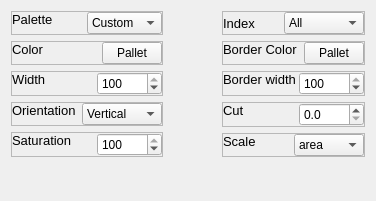
<?xml version="1.0" encoding="UTF-8"?>
<ui version="4.0">
 <class>Form</class>
 <widget class="QWidget" name="Form">
  <property name="geometry">
   <rect>
    <x>0</x>
    <y>0</y>
    <width>376</width>
    <height>201</height>
   </rect>
  </property>
  <property name="windowTitle">
   <string>Form</string>
  </property>
  <layout class="QHBoxLayout" name="horizontalLayout_8">
   <item>
    <widget class="QFrame" name="pg_2_violinplot_plot_settings_1">
     <layout class="QHBoxLayout" name="horizontalLayout_7">
      <property name="leftMargin">
       <number>0</number>
      </property>
      <property name="topMargin">
       <number>0</number>
      </property>
      <property name="rightMargin">
       <number>0</number>
      </property>
      <property name="bottomMargin">
       <number>0</number>
      </property>
      <item>
       <widget class="QFrame" name="pg_2_violinplot_plot_settings_1_left">
        <layout class="QVBoxLayout" name="verticalLayout">
         <property name="leftMargin">
          <number>0</number>
         </property>
         <property name="topMargin">
          <number>0</number>
         </property>
         <property name="rightMargin">
          <number>0</number>
         </property>
         <property name="bottomMargin">
          <number>0</number>
         </property>
         <item>
          <widget class="QFrame" name="pg2_graph_violinplot_pallete_style_frame">
           <property name="frameShape">
            <enum>QFrame::StyledPanel</enum>
           </property>
           <property name="frameShadow">
            <enum>QFrame::Raised</enum>
           </property>
           <layout class="QHBoxLayout" name="horizontalLayout_11">
            <property name="leftMargin">
             <number>0</number>
            </property>
            <property name="topMargin">
             <number>0</number>
            </property>
            <property name="rightMargin">
             <number>0</number>
            </property>
            <property name="bottomMargin">
             <number>0</number>
            </property>
            <item>
             <widget class="QLabel" name="pg2_graph_pallete_style_label_violinplot">
              <property name="minimumSize">
               <size>
                <width>0</width>
                <height>0</height>
               </size>
              </property>
              <property name="maximumSize">
               <size>
                <width>16777215</width>
                <height>16777215</height>
               </size>
              </property>
              <property name="font">
               <font>
                <pointsize>10</pointsize>
               </font>
              </property>
              <property name="text">
               <string>Palette</string>
              </property>
              <property name="alignment">
               <set>Qt::AlignLeading|Qt::AlignLeft|Qt::AlignTop</set>
              </property>
             </widget>
            </item>
            <item>
             <widget class="QComboBox" name="pg_2_graph_violinplot_pallete_style_combobox">
              <property name="minimumSize">
               <size>
                <width>75</width>
                <height>0</height>
               </size>
              </property>
              <property name="maximumSize">
               <size>
                <width>75</width>
                <height>16777215</height>
               </size>
              </property>
              <item>
               <property name="text">
                <string>Custom</string>
               </property>
              </item>
              <item>
               <property name="text">
                <string>deep</string>
               </property>
              </item>
              <item>
               <property name="text">
                <string>muted</string>
               </property>
              </item>
              <item>
               <property name="text">
                <string>bright</string>
               </property>
              </item>
              <item>
               <property name="text">
                <string>dark</string>
               </property>
              </item>
              <item>
               <property name="text">
                <string>colorblind</string>
               </property>
              </item>
              <item>
               <property name="text">
                <string>Paired</string>
               </property>
              </item>
              <item>
               <property name="text">
                <string>BuGn</string>
               </property>
              </item>
              <item>
               <property name="text">
                <string>GnBu</string>
               </property>
              </item>
              <item>
               <property name="text">
                <string>OrRd</string>
               </property>
              </item>
              <item>
               <property name="text">
                <string>PuBu</string>
               </property>
              </item>
              <item>
               <property name="text">
                <string>YlGn</string>
               </property>
              </item>
              <item>
               <property name="text">
                <string>YlGnBu</string>
               </property>
              </item>
              <item>
               <property name="text">
                <string>YlOrBr</string>
               </property>
              </item>
              <item>
               <property name="text">
                <string>YlOrRd</string>
               </property>
              </item>
              <item>
               <property name="text">
                <string>BrBG</string>
               </property>
              </item>
              <item>
               <property name="text">
                <string>PiYG</string>
               </property>
              </item>
              <item>
               <property name="text">
                <string>PRGn</string>
               </property>
              </item>
              <item>
               <property name="text">
                <string>PuOr</string>
               </property>
              </item>
              <item>
               <property name="text">
                <string>RdBu</string>
               </property>
              </item>
              <item>
               <property name="text">
                <string>RdGy</string>
               </property>
              </item>
              <item>
               <property name="text">
                <string>RdYlBu</string>
               </property>
              </item>
              <item>
               <property name="text">
                <string>RdYlGn</string>
               </property>
              </item>
              <item>
               <property name="text">
                <string>Spectral</string>
               </property>
              </item>
              <item>
               <property name="text">
                <string>Blues_d</string>
               </property>
              </item>
              <item>
               <property name="text">
                <string>coolwarm</string>
               </property>
              </item>
              <item>
               <property name="text">
                <string>pastel</string>
               </property>
              </item>
              <item>
               <property name="text">
                <string>husl</string>
               </property>
              </item>
              <item>
               <property name="text">
                <string>Set1</string>
               </property>
              </item>
              <item>
               <property name="text">
                <string>Set3</string>
               </property>
              </item>
             </widget>
            </item>
           </layout>
          </widget>
         </item>
         <item>
          <widget class="QFrame" name="pg_2_custom_color_graph_frame_violinplot">
           <property name="frameShape">
            <enum>QFrame::StyledPanel</enum>
           </property>
           <property name="frameShadow">
            <enum>QFrame::Raised</enum>
           </property>
           <layout class="QHBoxLayout" name="horizontalLayout_2">
            <property name="leftMargin">
             <number>0</number>
            </property>
            <property name="topMargin">
             <number>0</number>
            </property>
            <property name="rightMargin">
             <number>0</number>
            </property>
            <property name="bottomMargin">
             <number>0</number>
            </property>
            <item>
             <widget class="QLabel" name="pg2_graph_color_violinplot">
              <property name="minimumSize">
               <size>
                <width>0</width>
                <height>0</height>
               </size>
              </property>
              <property name="maximumSize">
               <size>
                <width>16777215</width>
                <height>16777215</height>
               </size>
              </property>
              <property name="font">
               <font>
                <pointsize>10</pointsize>
               </font>
              </property>
              <property name="text">
               <string>Color</string>
              </property>
              <property name="alignment">
               <set>Qt::AlignLeading|Qt::AlignLeft|Qt::AlignTop</set>
              </property>
             </widget>
            </item>
            <item>
             <widget class="QPushButton" name="pg_2_graph_colors_pallete_2_violinplot">
              <property name="minimumSize">
               <size>
                <width>60</width>
                <height>0</height>
               </size>
              </property>
              <property name="maximumSize">
               <size>
                <width>60</width>
                <height>16777215</height>
               </size>
              </property>
              <property name="text">
               <string>Pallet</string>
              </property>
             </widget>
            </item>
           </layout>
          </widget>
         </item>
         <item>
          <widget class="QFrame" name="pg2_graph_border_width_frame_violinplot_2">
           <property name="frameShape">
            <enum>QFrame::StyledPanel</enum>
           </property>
           <property name="frameShadow">
            <enum>QFrame::Raised</enum>
           </property>
           <layout class="QHBoxLayout" name="horizontalLayout_10">
            <property name="spacing">
             <number>0</number>
            </property>
            <property name="leftMargin">
             <number>0</number>
            </property>
            <property name="topMargin">
             <number>0</number>
            </property>
            <property name="rightMargin">
             <number>0</number>
            </property>
            <property name="bottomMargin">
             <number>0</number>
            </property>
            <item>
             <widget class="QLabel" name="pg2_graph_border_width_label_violinplot_2">
              <property name="minimumSize">
               <size>
                <width>0</width>
                <height>0</height>
               </size>
              </property>
              <property name="maximumSize">
               <size>
                <width>16777215</width>
                <height>16777215</height>
               </size>
              </property>
              <property name="font">
               <font>
                <pointsize>10</pointsize>
               </font>
              </property>
              <property name="text">
               <string>Width</string>
              </property>
              <property name="alignment">
               <set>Qt::AlignLeading|Qt::AlignLeft|Qt::AlignTop</set>
              </property>
             </widget>
            </item>
            <item>
             <widget class="QSpinBox" name="pg2_graph_border_width_spinbox_violinplot">
              <property name="minimumSize">
               <size>
                <width>65</width>
                <height>0</height>
               </size>
              </property>
              <property name="maximumSize">
               <size>
                <width>65</width>
                <height>16777215</height>
               </size>
              </property>
              <property name="minimum">
               <number>0</number>
              </property>
              <property name="maximum">
               <number>100</number>
              </property>
              <property name="value">
               <number>100</number>
              </property>
             </widget>
            </item>
           </layout>
          </widget>
         </item>
         <item>
          <widget class="QFrame" name="pg2_graph_violinplot_orienation_frame">
           <property name="frameShape">
            <enum>QFrame::StyledPanel</enum>
           </property>
           <property name="frameShadow">
            <enum>QFrame::Raised</enum>
           </property>
           <layout class="QHBoxLayout" name="horizontalLayout_9">
            <property name="leftMargin">
             <number>0</number>
            </property>
            <property name="topMargin">
             <number>0</number>
            </property>
            <property name="rightMargin">
             <number>0</number>
            </property>
            <property name="bottomMargin">
             <number>0</number>
            </property>
            <item>
             <widget class="QLabel" name="pg2_graph_violinplot_orienation_label">
              <property name="minimumSize">
               <size>
                <width>0</width>
                <height>0</height>
               </size>
              </property>
              <property name="maximumSize">
               <size>
                <width>16777215</width>
                <height>16777215</height>
               </size>
              </property>
              <property name="font">
               <font>
                <pointsize>10</pointsize>
               </font>
              </property>
              <property name="text">
               <string>Orientation</string>
              </property>
              <property name="alignment">
               <set>Qt::AlignLeading|Qt::AlignLeft|Qt::AlignTop</set>
              </property>
             </widget>
            </item>
            <item>
             <widget class="QComboBox" name="pg2_graph_violinplot_orienation_combobox">
              <property name="minimumSize">
               <size>
                <width>80</width>
                <height>0</height>
               </size>
              </property>
              <property name="maximumSize">
               <size>
                <width>80</width>
                <height>16777215</height>
               </size>
              </property>
              <item>
               <property name="text">
                <string>Vertical</string>
               </property>
              </item>
              <item>
               <property name="text">
                <string>Horizontal</string>
               </property>
              </item>
             </widget>
            </item>
           </layout>
          </widget>
         </item>
         <item>
          <widget class="QFrame" name="pg2_graph_violinplot_saturation_frame">
           <property name="frameShape">
            <enum>QFrame::StyledPanel</enum>
           </property>
           <property name="frameShadow">
            <enum>QFrame::Raised</enum>
           </property>
           <layout class="QHBoxLayout" name="horizontalLayout_3">
            <property name="leftMargin">
             <number>0</number>
            </property>
            <property name="topMargin">
             <number>0</number>
            </property>
            <property name="rightMargin">
             <number>0</number>
            </property>
            <property name="bottomMargin">
             <number>0</number>
            </property>
            <item>
             <widget class="QLabel" name="pg2_graph_violinplot_saturation_label">
              <property name="minimumSize">
               <size>
                <width>0</width>
                <height>0</height>
               </size>
              </property>
              <property name="maximumSize">
               <size>
                <width>16777215</width>
                <height>16777215</height>
               </size>
              </property>
              <property name="font">
               <font>
                <pointsize>10</pointsize>
               </font>
              </property>
              <property name="text">
               <string>Saturation</string>
              </property>
              <property name="alignment">
               <set>Qt::AlignLeading|Qt::AlignLeft|Qt::AlignTop</set>
              </property>
             </widget>
            </item>
            <item>
             <widget class="QSpinBox" name="pg2_graph_saturation_spinBox_violinplot">
              <property name="minimumSize">
               <size>
                <width>65</width>
                <height>0</height>
               </size>
              </property>
              <property name="maximumSize">
               <size>
                <width>65</width>
                <height>16777215</height>
               </size>
              </property>
              <property name="maximum">
               <number>100</number>
              </property>
              <property name="value">
               <number>100</number>
              </property>
             </widget>
            </item>
           </layout>
          </widget>
         </item>
         <item>
          <spacer name="pg2_violin_vertical_spacer_1">
           <property name="orientation">
            <enum>Qt::Vertical</enum>
           </property>
           <property name="sizeHint" stdset="0">
            <size>
             <width>20</width>
             <height>40</height>
            </size>
           </property>
          </spacer>
         </item>
        </layout>
       </widget>
      </item>
      <item>
       <spacer name="pg2_violin_horizontal_spacer_1">
        <property name="orientation">
         <enum>Qt::Horizontal</enum>
        </property>
        <property name="sizeHint" stdset="0">
         <size>
          <width>40</width>
          <height>20</height>
         </size>
        </property>
       </spacer>
      </item>
      <item>
       <widget class="QFrame" name="pg_2_violinplot_plot_settings_1_right">
        <layout class="QVBoxLayout" name="verticalLayout_2">
         <property name="leftMargin">
          <number>0</number>
         </property>
         <property name="topMargin">
          <number>0</number>
         </property>
         <property name="rightMargin">
          <number>0</number>
         </property>
         <property name="bottomMargin">
          <number>0</number>
         </property>
         <item>
          <widget class="QFrame" name="pg2_graph_index_frame_violinplot">
           <property name="frameShape">
            <enum>QFrame::StyledPanel</enum>
           </property>
           <property name="frameShadow">
            <enum>QFrame::Raised</enum>
           </property>
           <layout class="QHBoxLayout" name="horizontalLayout_12">
            <property name="leftMargin">
             <number>0</number>
            </property>
            <property name="topMargin">
             <number>0</number>
            </property>
            <property name="rightMargin">
             <number>0</number>
            </property>
            <property name="bottomMargin">
             <number>0</number>
            </property>
            <item>
             <widget class="QLabel" name="pg2_graph_index_label_violinplot">
              <property name="font">
               <font>
                <pointsize>10</pointsize>
               </font>
              </property>
              <property name="text">
               <string>Index</string>
              </property>
             </widget>
            </item>
            <item>
             <widget class="QComboBox" name="pg2_graph_index_combobox_violinplot">
              <property name="minimumSize">
               <size>
                <width>80</width>
                <height>0</height>
               </size>
              </property>
              <property name="maximumSize">
               <size>
                <width>80</width>
                <height>16777215</height>
               </size>
              </property>
              <item>
               <property name="text">
                <string>All</string>
               </property>
              </item>
             </widget>
            </item>
           </layout>
          </widget>
         </item>
         <item>
          <widget class="QFrame" name="pg_2_graph_border_color_frame_violinplot_pallete">
           <property name="frameShape">
            <enum>QFrame::StyledPanel</enum>
           </property>
           <property name="frameShadow">
            <enum>QFrame::Raised</enum>
           </property>
           <layout class="QHBoxLayout" name="horizontalLayout">
            <property name="leftMargin">
             <number>0</number>
            </property>
            <property name="topMargin">
             <number>0</number>
            </property>
            <property name="rightMargin">
             <number>0</number>
            </property>
            <property name="bottomMargin">
             <number>0</number>
            </property>
            <item>
             <widget class="QLabel" name="pg2_graph_border_color_violinplot_pallete_label">
              <property name="minimumSize">
               <size>
                <width>0</width>
                <height>0</height>
               </size>
              </property>
              <property name="maximumSize">
               <size>
                <width>16777215</width>
                <height>16777215</height>
               </size>
              </property>
              <property name="font">
               <font>
                <pointsize>10</pointsize>
               </font>
              </property>
              <property name="text">
               <string>Border Color</string>
              </property>
              <property name="alignment">
               <set>Qt::AlignLeading|Qt::AlignLeft|Qt::AlignTop</set>
              </property>
             </widget>
            </item>
            <item>
             <widget class="QPushButton" name="pg2_graph_border_color_violinplot_pallete_button">
              <property name="minimumSize">
               <size>
                <width>60</width>
                <height>0</height>
               </size>
              </property>
              <property name="maximumSize">
               <size>
                <width>60</width>
                <height>16777215</height>
               </size>
              </property>
              <property name="text">
               <string>Pallet</string>
              </property>
             </widget>
            </item>
           </layout>
          </widget>
         </item>
         <item>
          <widget class="QFrame" name="pg2_graph_border_width_frame_violinplot">
           <property name="frameShape">
            <enum>QFrame::StyledPanel</enum>
           </property>
           <property name="frameShadow">
            <enum>QFrame::Raised</enum>
           </property>
           <layout class="QHBoxLayout" name="horizontalLayout_4">
            <property name="spacing">
             <number>0</number>
            </property>
            <property name="leftMargin">
             <number>0</number>
            </property>
            <property name="topMargin">
             <number>0</number>
            </property>
            <property name="rightMargin">
             <number>0</number>
            </property>
            <property name="bottomMargin">
             <number>0</number>
            </property>
            <item>
             <widget class="QLabel" name="pg2_graph_border_width_label_violinplot">
              <property name="minimumSize">
               <size>
                <width>0</width>
                <height>0</height>
               </size>
              </property>
              <property name="maximumSize">
               <size>
                <width>16777215</width>
                <height>16777215</height>
               </size>
              </property>
              <property name="font">
               <font>
                <pointsize>10</pointsize>
               </font>
              </property>
              <property name="text">
               <string>Border width</string>
              </property>
              <property name="alignment">
               <set>Qt::AlignLeading|Qt::AlignLeft|Qt::AlignTop</set>
              </property>
             </widget>
            </item>
            <item>
             <widget class="QSpinBox" name="pg2_graph_border_width_spinBox_violinplot">
              <property name="minimumSize">
               <size>
                <width>65</width>
                <height>0</height>
               </size>
              </property>
              <property name="maximumSize">
               <size>
                <width>65</width>
                <height>16777215</height>
               </size>
              </property>
              <property name="minimum">
               <number>0</number>
              </property>
              <property name="maximum">
               <number>100</number>
              </property>
              <property name="value">
               <number>100</number>
              </property>
             </widget>
            </item>
           </layout>
          </widget>
         </item>
         <item>
          <widget class="QFrame" name="pg2_graph_cut_frame_violinplot">
           <property name="frameShape">
            <enum>QFrame::StyledPanel</enum>
           </property>
           <property name="frameShadow">
            <enum>QFrame::Raised</enum>
           </property>
           <layout class="QHBoxLayout" name="horizontalLayout_6">
            <property name="spacing">
             <number>0</number>
            </property>
            <property name="leftMargin">
             <number>0</number>
            </property>
            <property name="topMargin">
             <number>0</number>
            </property>
            <property name="rightMargin">
             <number>0</number>
            </property>
            <property name="bottomMargin">
             <number>0</number>
            </property>
            <item>
             <widget class="QLabel" name="pg2_graph_cut_label_violinplot">
              <property name="minimumSize">
               <size>
                <width>0</width>
                <height>0</height>
               </size>
              </property>
              <property name="maximumSize">
               <size>
                <width>16777215</width>
                <height>16777215</height>
               </size>
              </property>
              <property name="font">
               <font>
                <pointsize>10</pointsize>
               </font>
              </property>
              <property name="text">
               <string>Cut</string>
              </property>
              <property name="alignment">
               <set>Qt::AlignLeading|Qt::AlignLeft|Qt::AlignTop</set>
              </property>
             </widget>
            </item>
            <item>
             <widget class="QDoubleSpinBox" name="pg2_graph_cut_spinBox_vil">
              <property name="minimumSize">
               <size>
                <width>65</width>
                <height>0</height>
               </size>
              </property>
              <property name="maximumSize">
               <size>
                <width>65</width>
                <height>16777215</height>
               </size>
              </property>
              <property name="decimals">
               <number>1</number>
              </property>
              <property name="singleStep">
               <double>0.100000000000000</double>
              </property>
             </widget>
            </item>
           </layout>
          </widget>
         </item>
         <item>
          <widget class="QFrame" name="pg2_graph_scale_frame_violinplot">
           <property name="frameShape">
            <enum>QFrame::StyledPanel</enum>
           </property>
           <property name="frameShadow">
            <enum>QFrame::Raised</enum>
           </property>
           <layout class="QHBoxLayout" name="horizontalLayout_5">
            <property name="spacing">
             <number>0</number>
            </property>
            <property name="leftMargin">
             <number>0</number>
            </property>
            <property name="topMargin">
             <number>0</number>
            </property>
            <property name="rightMargin">
             <number>0</number>
            </property>
            <property name="bottomMargin">
             <number>0</number>
            </property>
            <item>
             <widget class="QLabel" name="pg2_graph_scale_label_violinplot">
              <property name="minimumSize">
               <size>
                <width>0</width>
                <height>0</height>
               </size>
              </property>
              <property name="maximumSize">
               <size>
                <width>16777215</width>
                <height>16777215</height>
               </size>
              </property>
              <property name="font">
               <font>
                <pointsize>10</pointsize>
               </font>
              </property>
              <property name="text">
               <string>Scale</string>
              </property>
              <property name="alignment">
               <set>Qt::AlignLeading|Qt::AlignLeft|Qt::AlignTop</set>
              </property>
             </widget>
            </item>
            <item>
             <widget class="QComboBox" name="pg2_graph_scale_comboBox_violinplot">
              <property name="minimumSize">
               <size>
                <width>70</width>
                <height>0</height>
               </size>
              </property>
              <property name="maximumSize">
               <size>
                <width>70</width>
                <height>16777215</height>
               </size>
              </property>
              <item>
               <property name="text">
                <string>area</string>
               </property>
              </item>
              <item>
               <property name="text">
                <string>count</string>
               </property>
              </item>
              <item>
               <property name="text">
                <string>width</string>
               </property>
              </item>
             </widget>
            </item>
           </layout>
          </widget>
         </item>
         <item>
          <spacer name="pg2_violin_vertical_spacer_2">
           <property name="orientation">
            <enum>Qt::Vertical</enum>
           </property>
           <property name="sizeHint" stdset="0">
            <size>
             <width>20</width>
             <height>40</height>
            </size>
           </property>
          </spacer>
         </item>
        </layout>
       </widget>
      </item>
     </layout>
    </widget>
   </item>
  </layout>
 </widget>
 <resources/>
 <connections/>
</ui>
